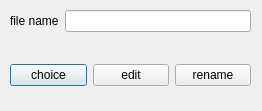
<?xml version="1.0" encoding="UTF-8"?>
<ui version="4.0">
 <class>Dialog</class>
 <widget class="QDialog" name="Dialog">
  <property name="geometry">
   <rect>
    <x>0</x>
    <y>0</y>
    <width>262</width>
    <height>111</height>
   </rect>
  </property>
  <property name="windowTitle">
   <string>Dialog</string>
  </property>
  <widget class="QWidget" name="formLayoutWidget">
   <property name="geometry">
    <rect>
     <x>10</x>
     <y>10</y>
     <width>241</width>
     <height>31</height>
    </rect>
   </property>
   <layout class="QFormLayout" name="formLayout">
    <item row="0" column="0">
     <widget class="QLabel" name="label">
      <property name="text">
       <string>file name</string>
      </property>
     </widget>
    </item>
    <item row="0" column="1">
     <widget class="QLineEdit" name="lineEdit">
      <property name="text">
       <string/>
      </property>
     </widget>
    </item>
   </layout>
  </widget>
  <widget class="QWidget" name="horizontalLayoutWidget">
   <property name="geometry">
    <rect>
     <x>10</x>
     <y>60</y>
     <width>241</width>
     <height>31</height>
    </rect>
   </property>
   <layout class="QHBoxLayout" name="horizontalLayout">
    <item>
     <widget class="QPushButton" name="pushButton_2">
      <property name="text">
       <string>choice</string>
      </property>
     </widget>
    </item>
    <item>
     <widget class="QPushButton" name="pushButton">
      <property name="text">
       <string>edit</string>
      </property>
     </widget>
    </item>
    <item>
     <widget class="QPushButton" name="pushButton_3">
      <property name="text">
       <string>rename</string>
      </property>
     </widget>
    </item>
   </layout>
  </widget>
 </widget>
 <resources/>
 <connections/>
</ui>
